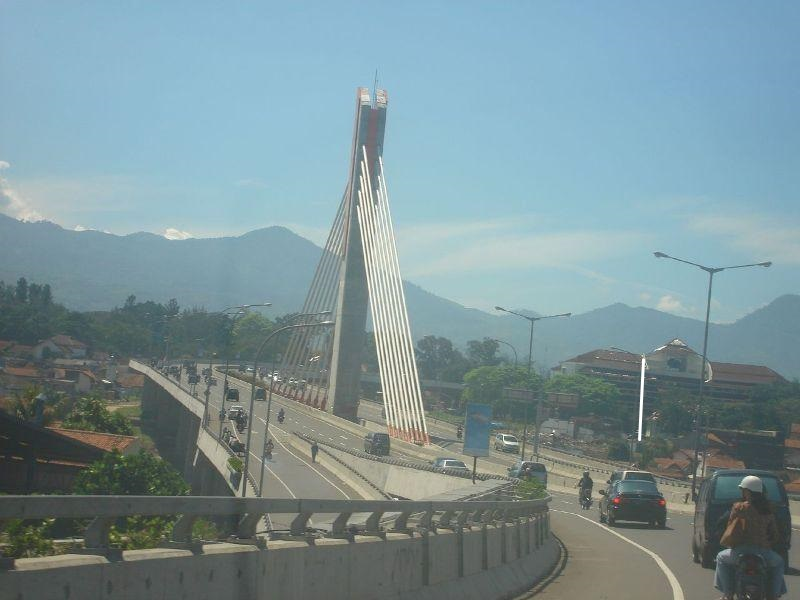
#> input picture proses-investigasi/Picture_UAS_Steganografi.jpg, 800 x 600 px
$ python gen_tables.py
#> lines starting #> are read from the running program, lines starting #| are printed output that depends on the picture
import os
import hashlib
import numpy as np
from PIL import Image
from scipy.stats import chisquare

files = {
    "Suspect": "Picture_UAS_Steganografi.jpg",
    "Clean_WA": "Picture_UAS_Steganografi_fixnodata.jpg",
    "Super_Clean": "super_clean_baseline.jpg",
    "Steghide": "Picture_UAS_Steganografi_steghide.jpg",
    "OpenStego": "Picture_UAS_Steganografi_hidden.jpg"
}

data = {}
for k, v in files.items():
    if os.path.exists(v):
        raw = open(v, "rb").read()
        img = Image.open(v).convert("RGB")
#> img is the input picture: PIL image 800x600 RGB; mean R, G, B 123.9, 147.3, 152.5
        arr = np.array(img)
        lsbs = arr & 1
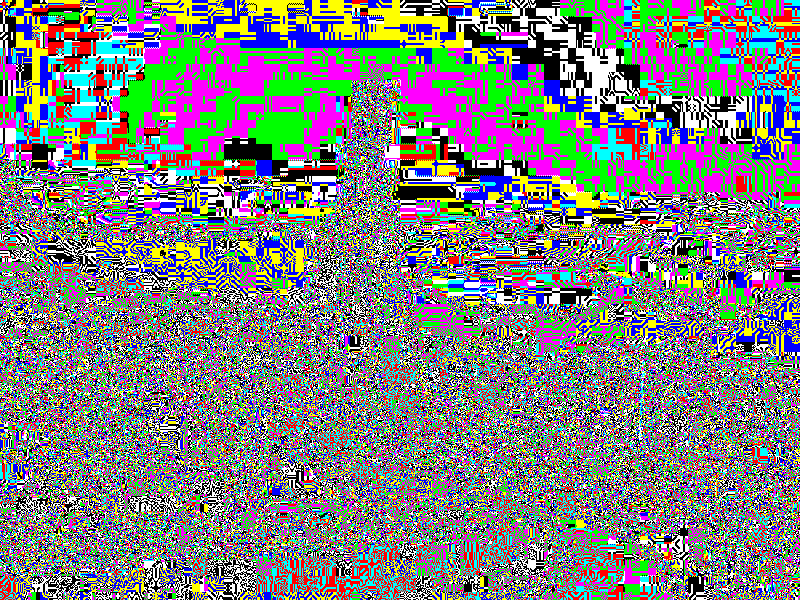
#> lsbs: shape (600, 800, 3); mean R, G, B 0.495, 0.495, 0.498; drawn with 1 as white
        flat_lsbs = lsbs.flatten()

        num_blocks = len(flat_lsbs) // 1024
#> num_blocks = 1406
        p_vals = []
        for i in range(num_blocks):
            block = flat_lsbs[i*1024:(i+1)*1024]
            obs = [np.sum(block == 0), np.sum(block == 1)]
            _, p = chisquare(obs, f_exp=[512, 512])
            p_vals.append(p)
#> this loop made 1406 passes
#> (obs, p) on passes 1 to 3: ([460, 564], 0.00115), ([593, 431], 4.14e-07), ([496, 528], 0.317)
#> after the loop, p_vals = 1406 values, max 1 at index 16, min 7.63e-28 at index 399, mean 0.38
#> pass 3 of the loop `for k, v in files.items():`:
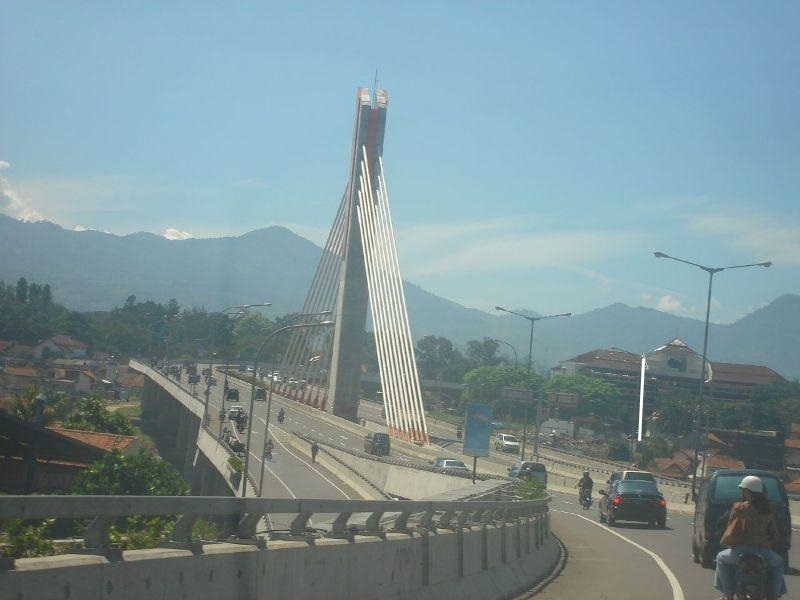
#> input picture proses-investigasi/super_clean_baseline.jpg, 800 x 600 px
#> img is the input picture: PIL image 800x600 RGB; mean R, G, B 123.9, 147.3, 152.5
#> `lsbs = arr & 1`:
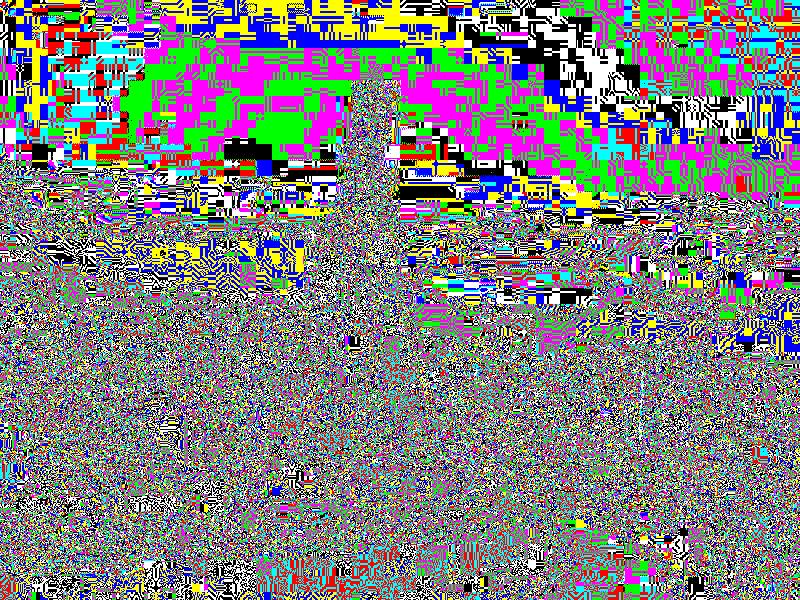
#> lsbs: shape (600, 800, 3); mean R, G, B 0.495, 0.496, 0.498; drawn with 1 as white
#> the loop `for i in range(num_blocks):` made 1406 passes
#> (obs, p) on passes 1 to 3: ([460, 564], 0.00115), ([596, 428], 1.52e-07), ([496, 528], 0.317)
#> after the loop `for i in range(num_blocks):`: p_vals = 1406 values, max 1 at index 98, min 1.91e-28 at index 399, mean 0.375
#> the loop made 5 passes; the first 3 are shown

        data[k] = {
            "size": os.path.getsize(v),
            "md5": hashlib.md5(raw).hexdigest(),
            "eoi": len([i for i in range(len(raw)) if raw[i:i+2] == b"\xff\xd9"]),
            "lsb": [np.mean(lsbs[:,:,i]) for i in range(3)],
            "chi": np.mean(p_vals)
        }

print("### TABLE 1: INTEGRITY")
print("| Label | Size | MD5 |")
print("| :--- | :--- | :--- |")
for k, v in data.items():
    print(f"| {k} | {v['size']:,} | `{v['md5']}` |")
#> this loop made 5 passes
#> k on passes 1 to 5: 'Suspect', 'Clean_WA', 'Super_Clean', 'Steghide', 'OpenStego'
#| | Suspect | 90,453 | `85a9c9d86e0f48740ee56696c97f1371` |
#| | Clean_WA | 90,417 | `8921b455aeecd4607e18df188ec9668a` |
#| | Super_Clean | 241,843 | `b67cbd991b2a6562fdbb14272c7cc827` |
#| | Steghide | 90,312 | `9dfd9a9ec70338086d6a8e0653ea75c0` |
#| | OpenStego | 1,440,054 | `602721223d829222220bae35e7f2cffe` |

print("\n### TABLE 2: EOI")
print("| Label | EOI Count |")
print("| :--- | :---: |")
for k, v in data.items():
    print(f"| {k} | {v['eoi']} |")

print("\n### TABLE 3: LSB STATS")
print("| Label | Red | Green | Blue |")
print("| :--- | :--- | :--- | :--- |")
for k, v in data.items():
    print(f"| {k} | {v['lsb'][0]:.6f} | {v['lsb'][1]:.6f} | {v['lsb'][2]:.6f} |")

print("\n### TABLE 4: CHI-SQUARE")
print("| Label | P-Value |")
print("| :--- | :--- |")
for k, v in data.items():
    print(f"| {k} | {v['chi']:.6f} |")
